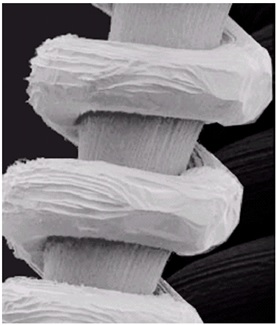
#> input picture ImageProcessing/assign2/assignment2_image1.jpg, 276 x 325 px, found by its file name
$ python q2.py
#> lines starting #> are read from the running program, lines starting #| are printed output that depends on the picture
#> further down, img is the input picture: PIL image 276x325 RGB; mean R, G, B 130.3, 127.1, 130.6
from PIL import Image
from PIL.Image import Image as IMG

def global_histogram_equalize(image:IMG):
    Hk = [0 for _ in range(256)]
    image = image.convert("L") # convert to gray scale
    # compute Hk
    for x in range(image.height):
        for y in range(image.width):
            r = image.getpixel((y,x))
            Hk[r] += 1
#> after the loop, Hk = 256 values, max 6680 at index 28, min 0 at index 240, mean 350.4
    # compute Pk from Hk
    pixel_cnt = image.height * image.width
#> pixel_cnt = 89700
    Pk = [h/pixel_cnt for h in Hk]
#> Pk = 256 values, max 0.0745 at index 28, min 0 at index 240, mean 0.00391
    Sk = [0 for _ in range(256)]
    # compute Sk
    Sk[0] = Pk[0]
    for i in range(1, 256): # exclude i = 0, no need to compute
        Sk[i] = Sk[i-1] + Pk[i]
#> after the loop, Sk = 256 values from 0.0279 to 1
    # convert Sk to 256 gray level
    Sk = [round(s*255) for s in Sk]
#> Sk = 256 values from 7 to 255
    # apply to image
    for x in range(image.height):
        for y in range(image.width):
            r = image.getpixel((y,x))
            image.putpixel((y,x), Sk[r])
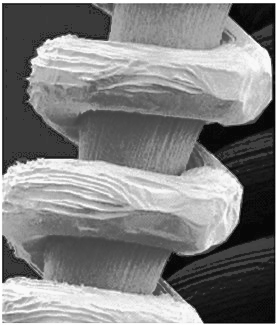
#> image: PIL image 276x325 L; min 7, max 255, mean 129.1
    image.save(f"ImageProcessing/assign2/q2_output.jpg")


img = Image.open("ImageProcessing/assign2/assignment2_image1.jpg")
global_histogram_equalize(img)
